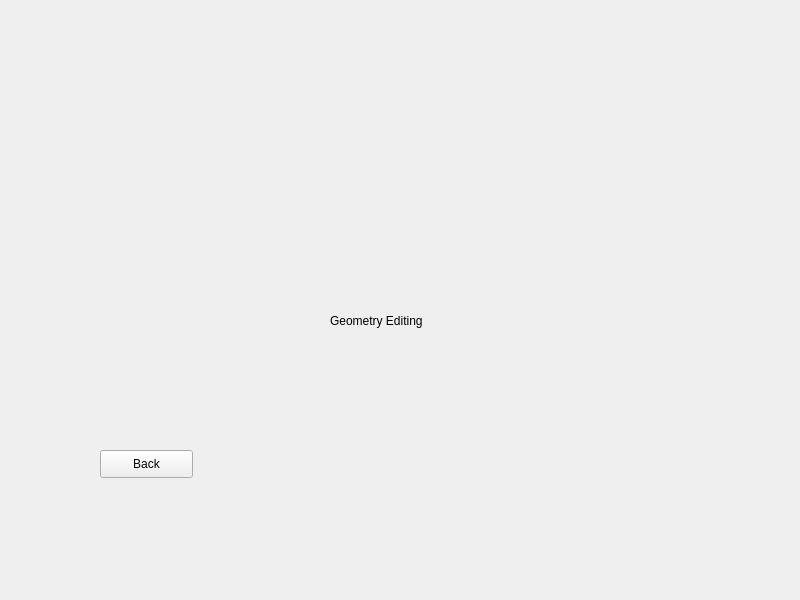
<?xml version="1.0" encoding="UTF-8"?>
<ui version="4.0">
 <class>GeometryEditingWindow</class>
 <widget class="QMainWindow" name="GeometryEditingWindow">
  <property name="geometry">
   <rect>
    <x>0</x>
    <y>0</y>
    <width>800</width>
    <height>600</height>
   </rect>
  </property>
  <property name="windowTitle">
   <string>MainWindow</string>
  </property>
  <widget class="QWidget" name="centralwidget">
   <widget class="QPushButton" name="Back_btn">
    <property name="geometry">
     <rect>
      <x>100</x>
      <y>450</y>
      <width>93</width>
      <height>28</height>
     </rect>
    </property>
    <property name="text">
     <string>Back</string>
    </property>
   </widget>
   <widget class="QLabel" name="label">
    <property name="geometry">
     <rect>
      <x>330</x>
      <y>280</y>
      <width>181</width>
      <height>81</height>
     </rect>
    </property>
    <property name="styleSheet">
     <string notr="true">font: 12pt &quot;MS Shell Dlg 2&quot;;</string>
    </property>
    <property name="text">
     <string>Geometry Editing</string>
    </property>
   </widget>
  </widget>
 </widget>
 <resources/>
 <connections/>
</ui>
